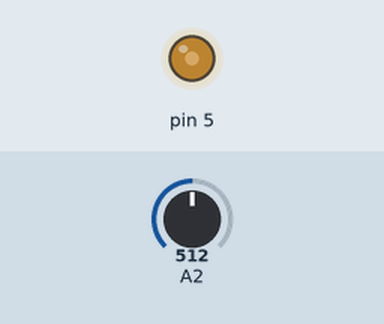
The sketch below on a simulated Arduino Uno, built with avr-gcc and run on an emulated ATmega328P. Shown: output pins drawn as LEDs (lit = HIGH). The inputs (shaded band) are chosen by the test bench; at power-on: A2 = 512.

Above: at 1.2 s.
1.3 s: A2 set to 716
At 2.3 s:
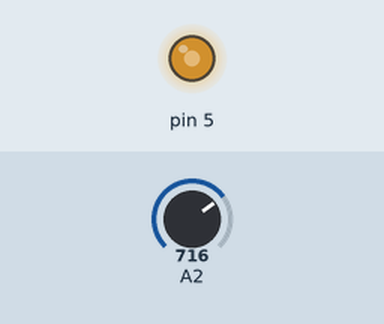
2.8 s: A2 set to 1023
At 3.1 s:
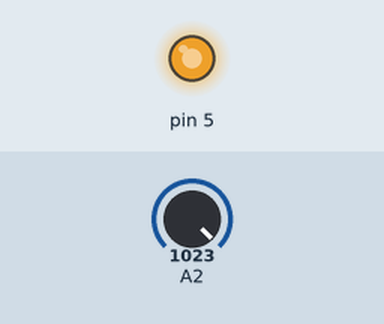
4.3 s: A2 set to 306
At 4.8 s:
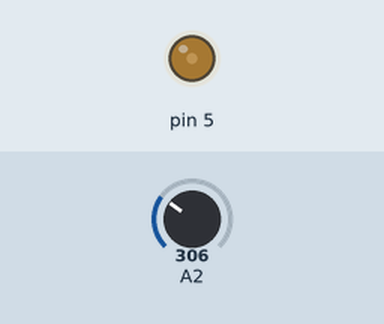
5.8 s: A2 set to 0
At 6.9 s:
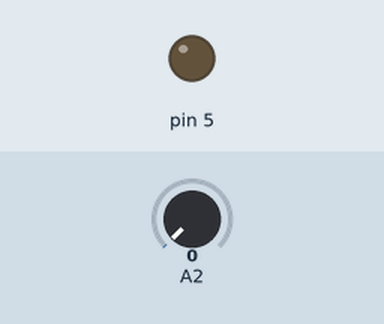
7.3 s: A2 set to 511
At 7.7 s:
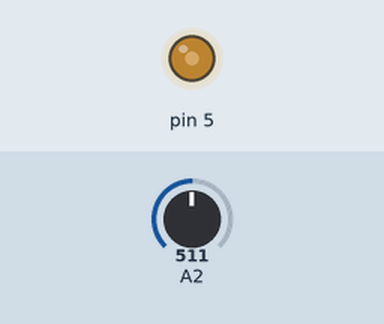
Timing chart, 0 to 9.8 s (numbered marks = the images above; inputs shaded):
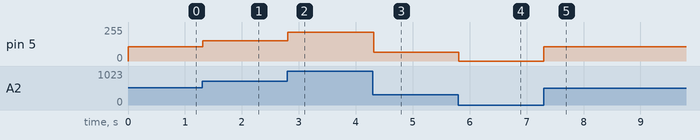

The sketch:

ex2.ino
```cpp
void setup() {
  pinMode(5, OUTPUT);  // 5번 핀 output 지정
}

void loop() {
  int val1 = analogRead(2);  // 아날로그 입력 2번을 통하여 입력된 전압값을 0~1023 범위의 값으로 읽어 val1에 저장
  int val2 = map(val1, 0, 1203, 0, 255);  // 0~1023범위 의 val값을 0~255 범위로 변환

  analogWrite(5, val2);  // PWM 신호로 출력
  delay(20);  // 0.02 delay
}
```

Measured:
- after the input at 1.3 s, pin 5: 108/255 → 151/255 at once
- after the input at 2.8 s, pin 5: 151/255 → 216/255 at once
- after the input at 4.3 s, pin 5: 216/255 → 64/255 at once
- after the input at 5.8 s, pin 5: 64/255 → 0/255 at once
- after the input at 7.3 s, pin 5: 0/255 → 108/255 at once
